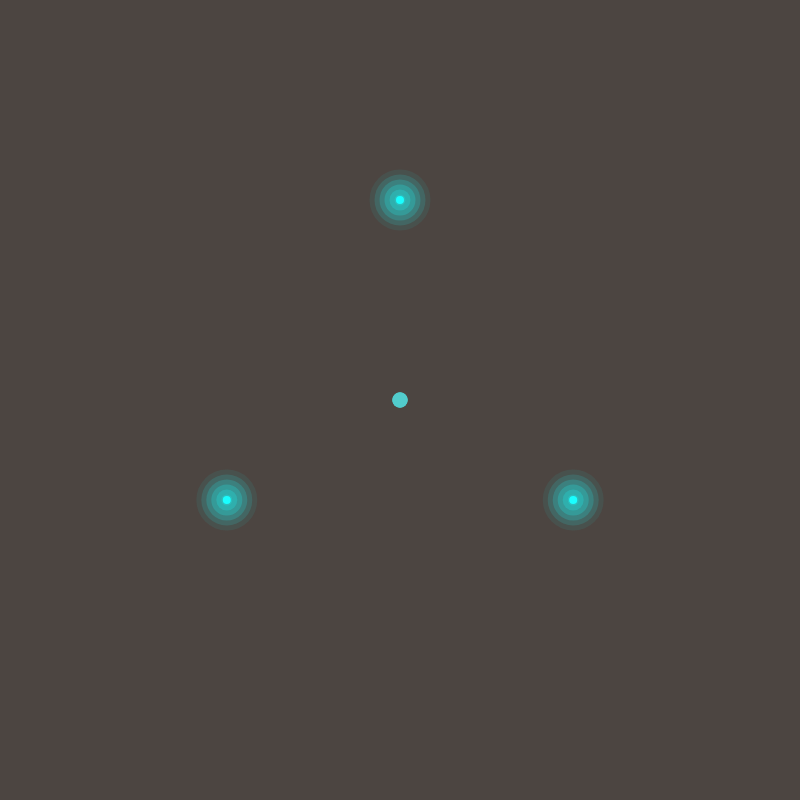
Frame 1 (no input)
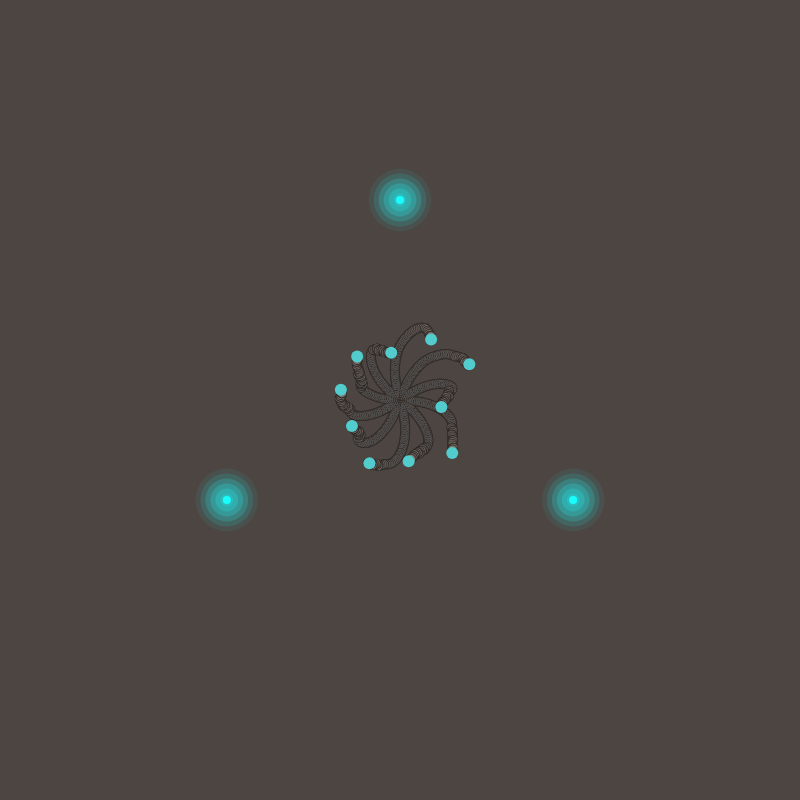
Frame 60 (no input)
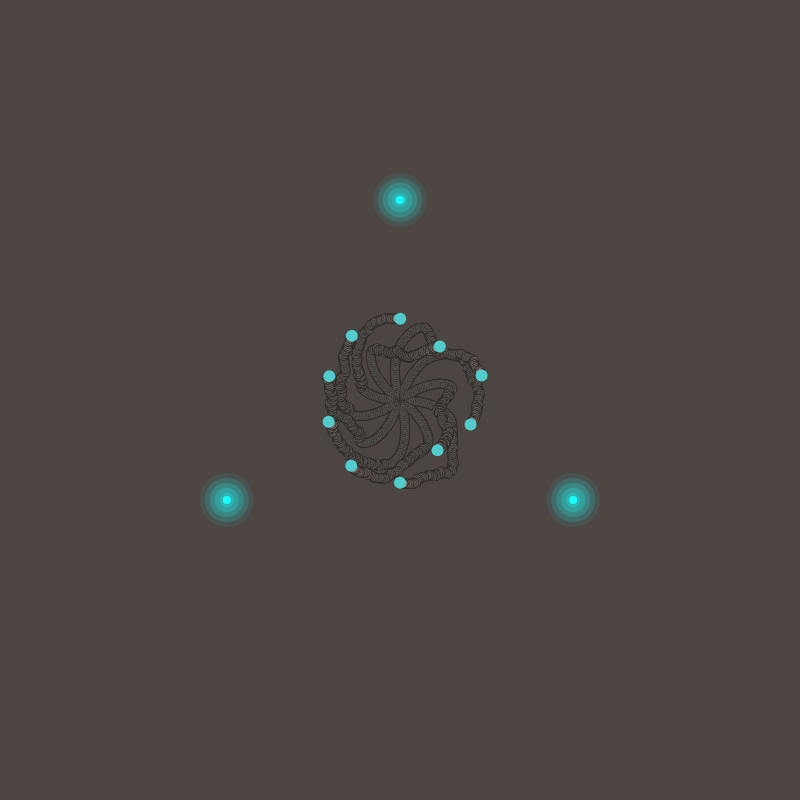
Frame 120 (the mouse pressed at the canvas centre since frame 60)

The p5.js sketch that drew these frames (run headless with seeded random() and noise() and a simulated clock; from frame 60 on, the mouse is pressed at the canvas centre):

// p5.js sketch
// ── sketch.js
let robots = [];
let markers = [];
const numRobots = 10;
const numMarkers = 3;
const markerRadius = 50;
let draggedMarker = null;
const robotSpeed = 1.8; // Fixed speed in pixels per frame
let sandLayer; // Graphics layer for sand texture

function setup() {
  createCanvas(800, 800);
  colorMode(HSB, 360, 100, 100, 100);
  
  // Create sand layer
  sandLayer = createGraphics(800, 800);
  sandLayer.colorMode(HSB, 360, 100, 100, 100);
  sandLayer.background(20, 15, 30); // Dark background
  
  // Create 3 markers in a triangle pattern
  let centerX = width / 2;
  let centerY = height / 2;
  let triangleRadius = 200;
  
  for (let i = 0; i < numMarkers; i++) {
    let angle = (TWO_PI / numMarkers) * i - HALF_PI;
    markers.push({
      x: centerX + cos(angle) * triangleRadius,
      y: centerY + sin(angle) * triangleRadius,
      glow: 70,
      hue: 180
    });
  }
  
  // Create robots with mandala parameters
  for (let i = 0; i < numRobots; i++) {
    robots.push({
      x: width / 2,
      y: height / 2,
      prevX: width / 2,
      prevY: height / 2,
      angle: (TWO_PI / numRobots) * i,
      baseAngleSpeed: 0.015,
      spiralRadius: 50,
      noiseOffset: random(1000)
    });
  }
}

function draw() {
  // Slowly fade the sand layer back to background
  sandLayer.fill(20, 15, 30, 2); // Very subtle fade
  sandLayer.noStroke();
  sandLayer.rect(0, 0, width, height);
  
  // Draw the sand layer
  image(sandLayer, 0, 0);
  
  colorMode(HSB, 360, 100, 100, 100);
  
  // Update marker hue if mouse is hovering
  for (let marker of markers) {
    let d = dist(mouseX, mouseY, marker.x, marker.y);
    if (d < markerRadius) {
      marker.hue = (marker.hue + 0.5) % 360;
    }
  }
  
  // Draw glowing markers
  for (let marker of markers) {
    let glowSize = marker.glow + sin(frameCount * 0.05) * 20;
    
    for (let r = glowSize; r > 0; r -= 10) {
      fill(marker.hue, 80, 80, map(r, 0, glowSize, 60, 0));
      noStroke();
      circle(marker.x, marker.y, r);
    }
    
    fill(marker.hue, 90, 100);
    circle(marker.x, marker.y, 8);
  }
  
  // CALCULATE PATTERN PARAMETERS FROM MARKER POSITIONS
  
  // 1. Center point (centroid of triangle)
  let centerX = 0, centerY = 0;
  for (let marker of markers) {
    centerX += marker.x;
    centerY += marker.y;
  }
  centerX /= markers.length;
  centerY /= markers.length;
  
  // 2. Triangle size - STRONGLY affects overall radius range
  let triangleSize = 0;
  for (let marker of markers) {
    triangleSize += dist(centerX, centerY, marker.x, marker.y);
  }
  triangleSize /= markers.length;
  
  // Scale radius range directly with triangle size
  let radiusMin = triangleSize * 0.3;
  let radiusMax = triangleSize * 2.0;
  
  // 3. Triangle shape asymmetry - affects petal count
  let distances = [];
  for (let i = 0; i < markers.length; i++) {
    let next = (i + 1) % markers.length;
    distances.push(dist(markers[i].x, markers[i].y, markers[next].x, markers[next].y));
  }
  let avgDistance = (distances[0] + distances[1] + distances[2]) / 3;
  let asymmetry = 0;
  for (let d of distances) {
    asymmetry += abs(d - avgDistance);
  }
  asymmetry /= avgDistance;
  let petalCount = floor(map(asymmetry, 0, 1, 3, 8));
  
  // 4. Triangle rotation - affects pattern rotation speed
  let triangleAngle = atan2(markers[0].y - centerY, markers[0].x - centerX);
  let rotationInfluence = map(triangleAngle, -PI, PI, 0.5, 2.0);
  
  // 5. Average hue
  let avgHue = (markers[0].hue + markers[1].hue + markers[2].hue) / 3;
  
  // 6. Hue variance - affects PATTERN TYPE
  let hueVariance = 0;
  for (let marker of markers) {
    hueVariance += abs(marker.hue - avgHue);
  }
  hueVariance /= markers.length;
  let mandalaInfluence = map(hueVariance, 0, 120, 0, 1);
  let radiusFrequency = map(hueVariance, 0, 120, 0.01, 0.05);
  
  // Update and draw robots
  for (let robot of robots) {
    // Angle speed affected by triangle rotation
    let angleSpeed = robot.baseAngleSpeed * rotationInfluence;
    robot.angle += angleSpeed;
    
    // Spiral growth - scaled by triangle size
    let spiralGrowth = (triangleSize * 0.001) * (1 - mandalaInfluence);
    robot.spiralRadius += spiralGrowth;
    if (robot.spiralRadius > radiusMax) {
      robot.spiralRadius = radiusMin;
    }
    
    // Create mandala petal pattern with dynamic petal count
    let petalPattern = sin(robot.angle * petalCount + frameCount * radiusFrequency);
    
    // Blend between spiral and mandala
    let mandalaRadius = map(petalPattern, -1, 1, radiusMin, radiusMax);
    let radius = lerp(robot.spiralRadius, mandalaRadius, mandalaInfluence);
    
    // Add noise scaled by triangle size
    let noiseVal = noise(robot.noiseOffset + frameCount * 0.01, robot.angle);
    let noiseVariation = map(noiseVal, 0, 1, -triangleSize * 0.15, triangleSize * 0.15);
    
    // Calculate target position
    let targetX = centerX + cos(robot.angle) * (radius + noiseVariation);
    let targetY = centerY + sin(robot.angle) * (radius + noiseVariation);
    
    // Secondary pattern scaled by triangle size
    let secondaryAngle = robot.angle * (3 + hueVariance * 0.01);
    let secondaryRadius = sin(frameCount * radiusFrequency * 2) * triangleSize * 0.15 * mandalaInfluence;
    targetX += cos(secondaryAngle) * secondaryRadius;
    targetY += sin(secondaryAngle) * secondaryRadius;
    
    // Store previous position
    robot.prevX = robot.x;
    robot.prevY = robot.y;
    
    // Move at CONSTANT SPEED towards target
    let dx = targetX - robot.x;
    let dy = targetY - robot.y;
    let distance = sqrt(dx * dx + dy * dy);
    
    if (distance > 0) {
      robot.x += (dx / distance) * robotSpeed;
      robot.y += (dy / distance) * robotSpeed;
    }
    
    // Find nearest marker for color
    let nearestMarker = markers[0];
    let minDist = dist(robot.x, robot.y, markers[0].x, markers[0].y);
    for (let marker of markers) {
      let d = dist(robot.x, robot.y, marker.x, marker.y);
      if (d < minDist) {
        minDist = d;
        nearestMarker = marker;
      }
    }
    // Add subtle darker edges for depth
    sandLayer.stroke(20, 15, 20); // Medium brightness
    sandLayer.strokeWeight(10);
    sandLayer.line(robot.prevX, robot.prevY, robot.x, robot.y);
    
    // Draw fresh plow trail on sand layer - brighter for new paths
    sandLayer.stroke(20, 15, 50); // Brighter for fresh trails
    sandLayer.strokeWeight(8);
    sandLayer.line(robot.prevX, robot.prevY, robot.x, robot.y);

    // Draw robot as simple circle
    fill(nearestMarker.hue, 60, 80);
    noStroke();
    circle(robot.x, robot.y, 12);
  }
}

function mousePressed() {
  for (let marker of markers) {
    let d = dist(mouseX, mouseY, marker.x, marker.y);
    if (d < markerRadius) {
      draggedMarker = marker;
      break;
    }
  }
}

function mouseDragged() {
  if (draggedMarker) {
    draggedMarker.x = constrain(mouseX, 50, width - 50);
    draggedMarker.y = constrain(mouseY, 50, height - 50);
  }
}

function mouseReleased() {
  draggedMarker = null;
}

function keyPressed() {
  // Press 'r' to reset sand
  if (key === 'r' || key === 'R') {
    sandLayer.background(20, 15, 30);
  }
}
